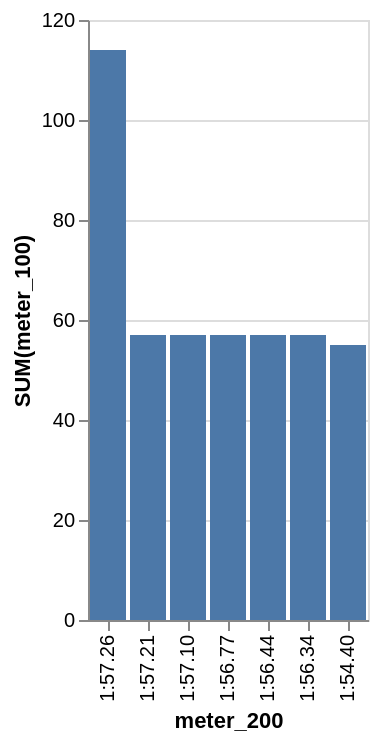

The specification (Vega-Lite) saved for this image:
### Vega-Lite specification from a JSON file in a GitHub repository (floating-point values rounded to 4 significant figures)
{"data": {"values": [{"x_data": "1:57.26", "y_data": 114}, {"x_data": "1:57.21", "y_data": 57}, {"x_data": "1:57.10", "y_data": 57}, {"x_data": "1:56.77", "y_data": 57}, {"x_data": "1:56.44", "y_data": 57}, {"x_data": "1:56.34", "y_data": 57}, {"x_data": "1:54.40", "y_data": 55}]}, "mark": "bar", "encoding": {"x": {"field": "x_data", "type": "nominal", "title": "meter_200", "sort": "descending"}, "y": {"field": "y_data", "type": "quantitative", "title": "SUM(meter_100)"}}}
